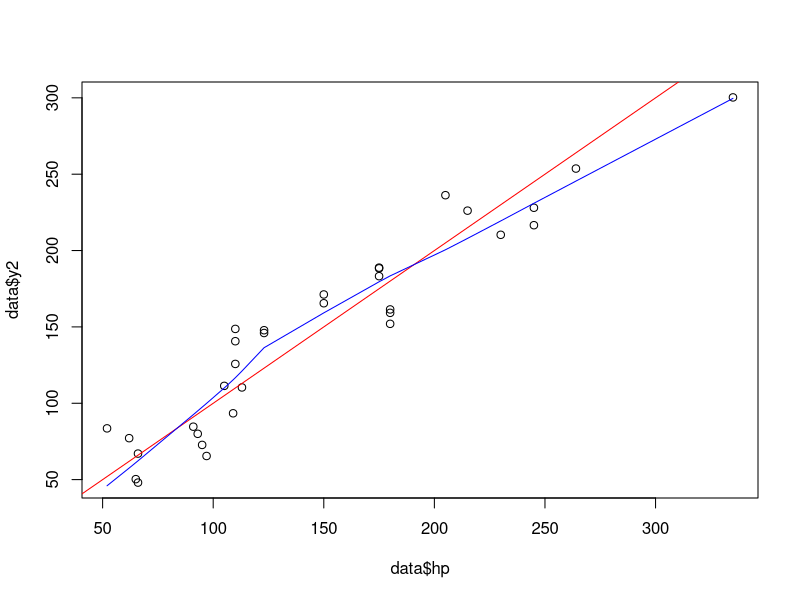
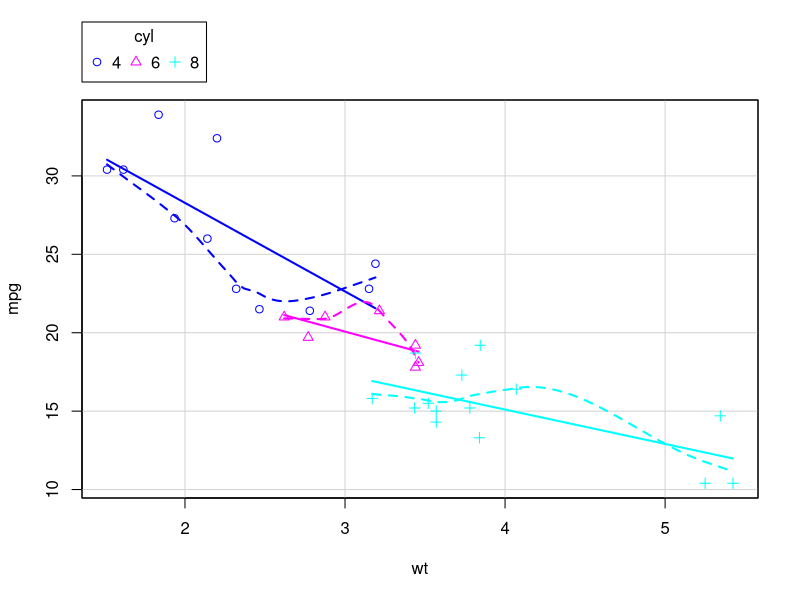
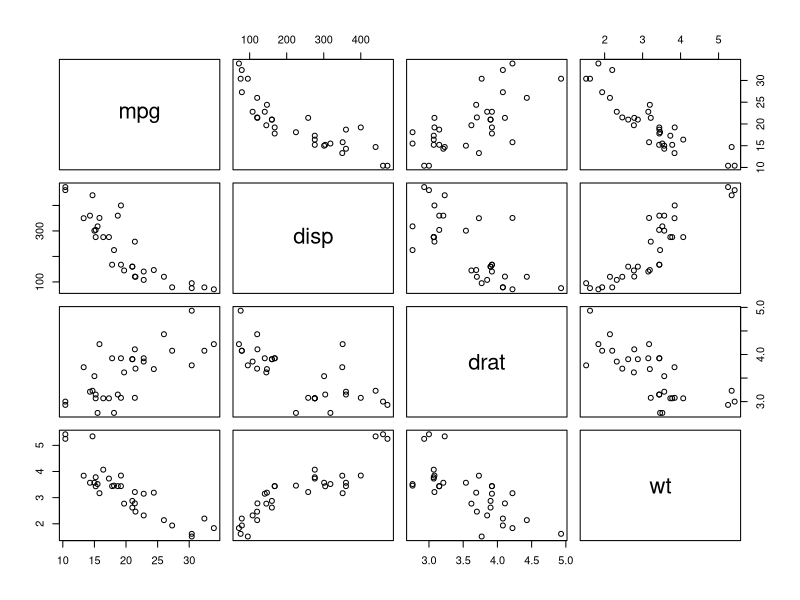

The R script that drew these images, in order: (Note: this script raises an error after producing the figures.)


#Index

#################################################
#http://www.statmethods.net






data <- mtcars
model1 <- lm(formula(hp ~ .), data = data)
y2 <- predict(model1, data); data <- cbind(data, y2)
rm(model1, y2)
plot(data$hp, data$y2)

#fit lines
abline(lm(data$hp~data$y2), col="red")
lines(lowess(data$hp,data$y2), col="blue")




# Enhanced Scatterplot of MPG vs. Weight, by Number of Car Cylinders 
library(car)
scatterplot(mpg ~ wt | cyl, data = mtcars)

pairs(~mpg+disp+drat+wt,data=mtcars)
lines(lowess(.))

dta2 <- mtcars[c(1,3,5,6,8,9)]


# Creating a Graph
attach(mtcars)
plot(wt, mpg) 
abline(lm(mpg~wt))
title("Regression of MPG on Weight")



t.test(mpg~vs)


#http://www.statmethods.net



# Simple Dotplot
dotchart(mtcars$mpg,labels=row.names(mtcars),cex=.7, main="Gas Milage for Car Models", xlab="Miles Per Gallon")

# Dotplot: Grouped Sorted and Colored; sort by mpg, group and color by cylinder 
x <- mtcars[order(mtcars$mpg),] # sort by mpg
x$cyl <- factor(x$cyl) # it must be a factor
x$color[x$cyl==4] <- "red"
x$color[x$cyl==6] <- "blue"
x$color[x$cyl==8] <- "darkgreen"  
dotchart(x$mpg,labels=row.names(x),cex=.7,groups= x$cyl,
         main="Gas Milage for Car Models\ngrouped by cylinder",
         xlab="Miles Per Gallon", gcolor="black", color=x$color)



